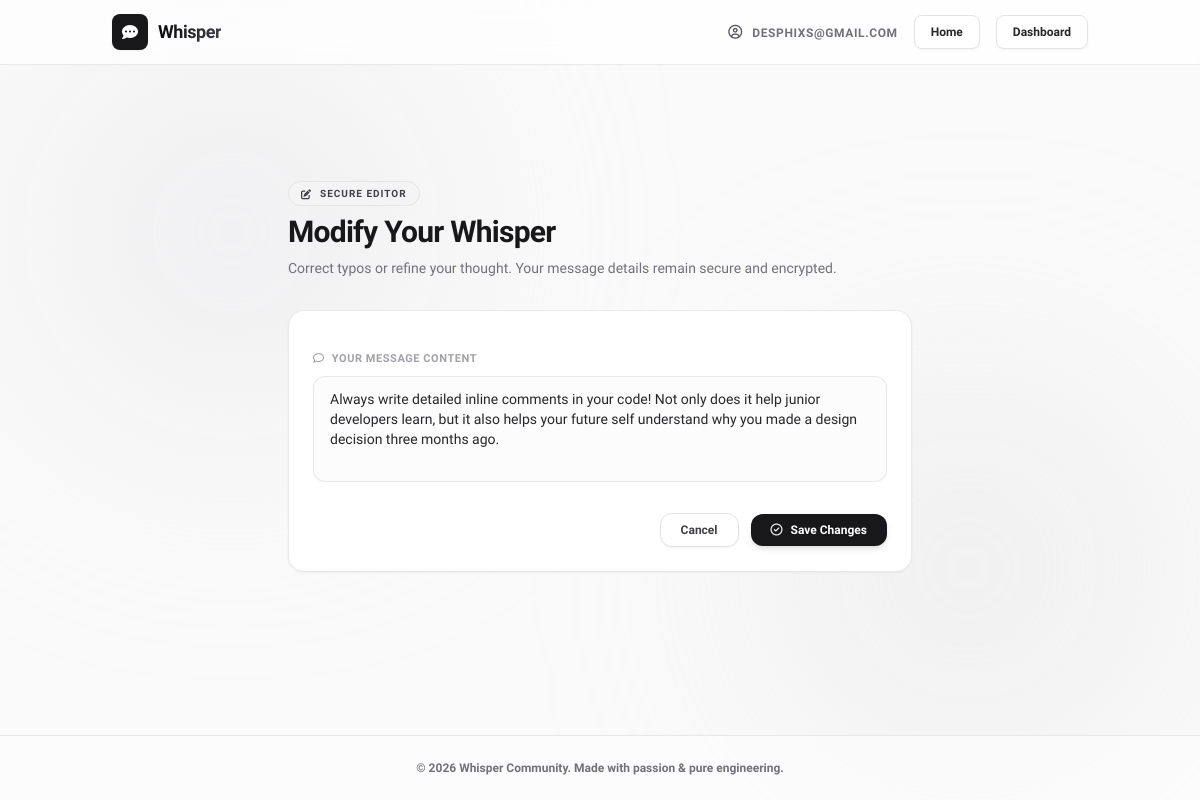
The app's page /edit/8/ (signed in) with its own data.
### accounts/models.py (models this page shows)
class User(AbstractUser):
    email = models.EmailField(unique=True)
    USERNAME_FIELD = 'email'
    REQUIRED_FIELDS = ['username']

### feed/models.py (models this page shows, shortened)
class Message(models.Model):
    content = models.TextField()
    created_at = models.DateTimeField(auto_now_add=True)
    author = models.ForeignKey(User, on_delete=models.CASCADE)

### feed/views.py (the view)
# urls.py: path('edit/<int:id>/', views.edit_message, name='edit_message'),
@login_required
def edit_message(request, id):
    message = get_object_or_404(Message, id=id)
    if message.author != request.user:
        return redirect('index')
    if request.method == 'POST':
        new_content = request.POST.get('content', '').strip()
        if new_content:
            message.content = new_content
            message.save()
            return redirect('index')
    context = {
        'message': message,
    }
    return render(request, 'edit.html', context)

### feed/templates/edit.html (shortened to what this page needs)
<!DOCTYPE html>
<html lang="en" class="h-full">
<head>
    <script src="https://cdn.tailwindcss.com"></script>
    <link rel="stylesheet" href="https://cdnjs.cloudflare.com/ajax/libs/font-awesome/6.4.0/css/all.min.css">
</head>
<body class="h-full bg-zinc-50 text-zinc-900 flex flex-col justify-between relative overflow-x-hidden min-h-screen">
    <div class="absolute top-10 left-10 w-96 h-96 bg-zinc-200/50 rounded-full blur-[120px] pointer-events-none z-0"></div>
    <div class="absolute bottom-10 right-10 w-96 h-96 bg-zinc-300/30 rounded-full blur-[120px] pointer-events-none z-0"></div>
    <header class="w-full bg-white/70 backdrop-blur-xl border-b border-zinc-200/80 sticky top-0 z-50">
        <div class="max-w-5xl mx-auto px-6 h-16 flex items-center justify-between">
            <a href="/" class="flex items-center space-x-2.5 hover:opacity-90 transition duration-150">
                <div class="flex items-center justify-center w-9 h-9 bg-zinc-900 rounded-lg shadow-sm">
                    <i class="fa-solid fa-comment-dots text-white text-base"></i>
                </div>
                <span class="font-extrabold tracking-tight bg-gradient-to-r from-zinc-950 to-zinc-700 bg-clip-text text-transparent text-lg">
                </span>
            </a>
            <div class="flex items-center space-x-4">
                <span class="text-zinc-500 text-xs font-semibold uppercase tracking-wider hidden sm:inline-block">
                    <i class="fa-regular fa-circle-user mr-1.5 text-zinc-600 text-sm"></i> {{ user.email }}
                </span>
                <a href="/" class="py-2 px-4 bg-white hover:bg-zinc-50 border border-zinc-200 text-zinc-800 font-semibold rounded-lg text-xs transition duration-150 shadow-sm">
                    Home
                </a>
                <a href="/dashboard/" class="py-2 px-4 bg-white hover:bg-zinc-50 border border-zinc-200 text-zinc-800 font-semibold rounded-lg text-xs transition duration-150 shadow-sm">
                    Dashboard
                </a>
            </div>
        </div>
    </header>
    <main class="flex-grow w-full max-w-2xl mx-auto px-6 py-12 relative z-10 space-y-8 flex flex-col justify-center">
        <div class="space-y-2">
            <div class="inline-flex items-center space-x-2 px-3 py-1 bg-zinc-100 border border-zinc-200 rounded-full text-zinc-700 text-[10px] font-extrabold tracking-widest uppercase">
                <i class="fa-solid fa-pen-to-square text-[10px]"></i> <span>Secure Editor</span>
            </div>
            <h1 class="text-3xl font-extrabold tracking-tight text-zinc-900">
                Modify Your Whisper
            </h1>
            <p class="text-zinc-500 text-sm">Correct typos or refine your thought. Your message details remain secure and encrypted.</p>
        </div>
        <div class="w-full bg-white border border-zinc-200/80 rounded-2xl p-6 shadow-sm space-y-6">
            <form action="." method="POST" class="space-y-4">
                <div class="space-y-2">
                    <label for="content" class="block text-[11px] font-extrabold uppercase tracking-wider text-zinc-400">
                        <i class="fa-regular fa-comment mr-1 text-zinc-400"></i> Your Message Content
                    </label>
                    <textarea
                        name="content"
                        id="content"
                        rows="4"
                        required
                        placeholder="Update your secret developer whisper..."
                        class="w-full bg-zinc-50/50 border border-zinc-200/80 focus:border-zinc-950 focus:ring-1 focus:ring-zinc-950 rounded-xl px-4 py-3 text-sm text-zinc-800 placeholder-zinc-400 focus:outline-none transition duration-150 ease-in-out resize-none"
                    >{{ message.content }}</textarea>
                </div>
                <div class="flex items-center justify-end space-x-3 pt-2">
                    <a
                        href="/"
                        class="inline-flex items-center justify-center space-x-2 py-2 px-5 bg-white hover:bg-zinc-50 active:bg-zinc-100 border border-zinc-200 text-zinc-700 font-bold rounded-xl text-xs transition duration-150 shadow-sm"
                    >
                        Cancel
                    </a>
                    <button
                        type="submit"
                        class="inline-flex items-center justify-center space-x-2 py-2 px-5 bg-zinc-900 hover:bg-zinc-800 active:bg-zinc-950 text-white font-bold rounded-xl text-xs transition duration-150 shadow-md hover:shadow-lg hover:-translate-y-0.5 transform cursor-pointer"
                    >
                        <i class="fa-regular fa-circle-check text-xs"></i>
                        <span>Save Changes</span>
                    </button>
                </div>
            </form>
        </div>
    </main>
    <footer class="w-full border-t border-zinc-200/80 bg-white/40 py-6 text-center relative z-10 mt-12">
        <p class="text-zinc-500 text-xs font-semibold">
            &copy; 2026 Whisper Community. Made with passion & pure engineering.
        </p>
    </footer>
</body>
</html>

### feed/templates/edit.html (style rules this page uses)
body { font-family: 'Plus Jakarta Sans', sans-serif; }

### records on screen
User: email "DESPHIXS@GMAIL.COM"
Message: content "Always write detailed inline comments in your code! Not only does it help junior developers learn, but it also helps your future self understand why you made a design decision three months ago."
